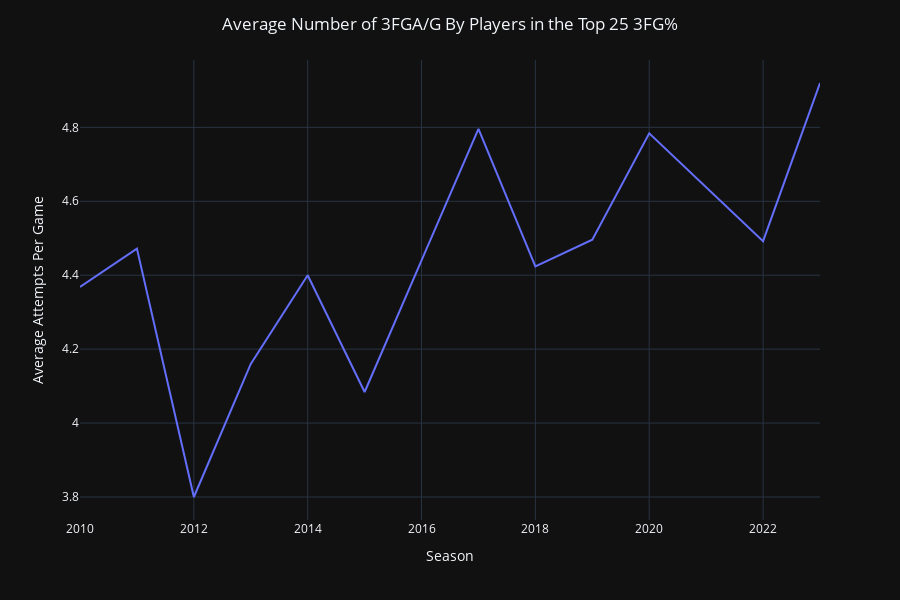

Here is the notebook cell this chart was saved with:
### Markdown cell above
#### Explicitly look at the number of attempts by these players

### Code cell
q = """
    SELECT season, avg(fga3)
    FROM (  SELECT player_shooting.*,
                row_number() OVER (PARTITION BY season ORDER BY fg3_percent DESC) AS season_rank
            FROM player_shooting 
            NATURAL JOIN player_info
            WHERE games_played > 10 AND fgm3 >= 1
          ) player_shooting
    WHERE season_rank >= 1 AND season_rank <= 25
    GROUP BY season
"""

result = read_query(connection, q, None)
df = pd.DataFrame(result, columns=['Season', 'Average # of 3 pt Attempts'])

fig = px.line(df, 'Season', 'Average # of 3 pt Attempts')
fig.update_layout(template="plotly_dark",
                  width=900,
                  height=600,
                  title='Average Number of 3FGA/G By Players in the Top 25 3FG%',
                  xaxis_title='Season',
                  yaxis_title='Average Attempts Per Game',
                  title_x=0.5)
fig.show()

fig.write_image('images/ind_top25_3fg_attempts_pergame.jpeg', scale=6)

### Figure 1 — Plotly figure (JSON) as saved in the notebook; plotly's stock layout.template omitted (floating-point values rounded to 4 significant figures)
{"data": [{"hovertemplate": "Season=%{x}<br>Average # of 3 pt Attempts=%{y}<extra></extra>", "legendgroup": "", "line": {"color": "#636efa", "dash": "solid"}, "marker": {"symbol": "circle"}, "mode": "lines", "name": "", "orientation": "v", "showlegend": false, "type": "scatter", "x": [2010, 2011, 2012, 2013, 2014, 2015, 2016, 2017, 2018, 2019, 2020, 2022, 2023], "xaxis": "x", "y": [4.368, 4.472, 3.8, 4.16, 4.4, 4.084, 4.44, 4.796, 4.424, 4.496, 4.784, 4.492, 4.92], "yaxis": "y"}], "layout": {"height": 600, "legend": {"tracegroupgap": 0}, "margin": {"t": 60}, "title": {"text": "Average Number of 3FGA/G By Players in the Top 25 3FG%", "x": 0.5}, "width": 900, "xaxis": {"anchor": "y", "domain": [0, 1], "title": {"text": "Season"}}, "yaxis": {"anchor": "x", "domain": [0, 1], "title": {"text": "Average Attempts Per Game"}}}}
